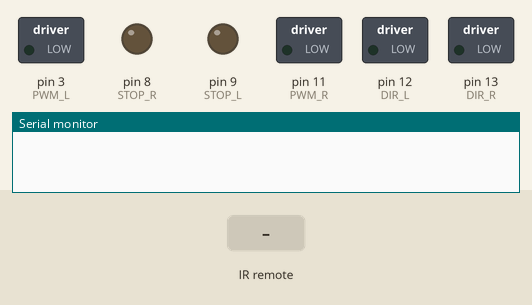
This sketch was run on a simulated Arduino Uno, built with avr-gcc and run on an emulated ATmega328P. On the bench: switched loads named in the sketch (green lamp = pin HIGH), output pins drawn as LEDs (lit = HIGH), the last lines printed to the serial monitor. Inputs (shaded band) come from the test bench.

Above: at 1.2 s.
1.3 s: infrared code 0xFFA25D received
At 2.0 s:
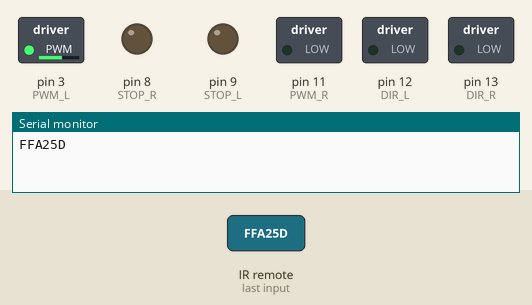
2.8 s: infrared code 0xFFE21D received
At 3.1 s:
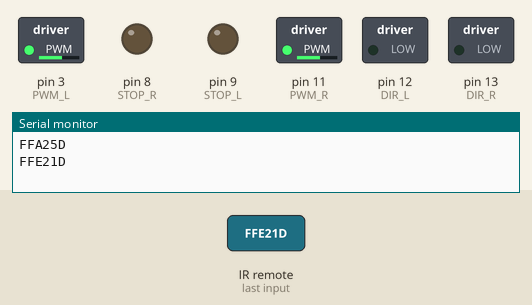
4.3 s: infrared code 0xFF22DD received
At 5.5 s:
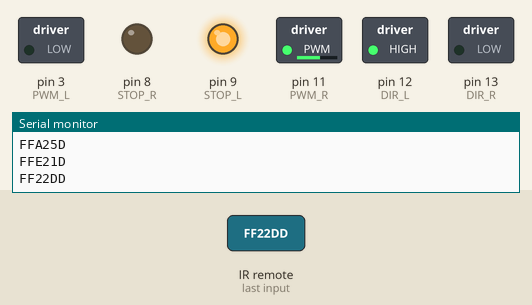
5.8 s: infrared code 0xFFC23D received
At 6.6 s:
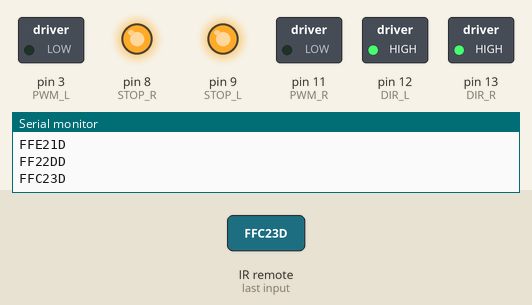
7.3 s: infrared code 0xFFE01F received
At 7.7 s:
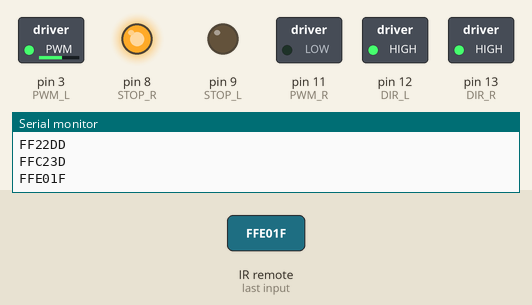
8.8 s: infrared code 0xFF906F received
At 10.1 s:
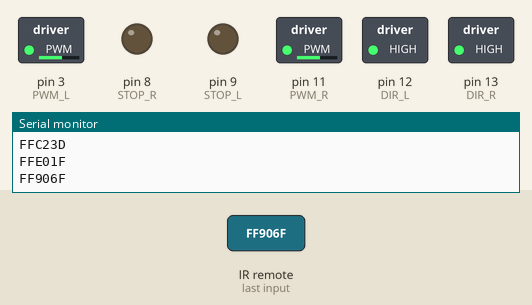
Timing chart, 0 to 11.3 s (numbered marks = the images above; inputs shaded):
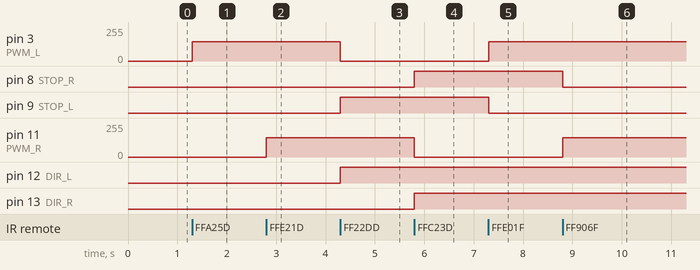

The sketch:

13e_MotorShield_pilot_IR.ino
```cpp
/********************************************************************
  MotorShield v.3

  Niebieskie złącze:
  Vin - zewnętrzne zasilanie silników 7-12V - zasila też Arduino
  GND - zewnętrzne zasilanie silników GND
  A: + - podłączenie silnika A
  B: + - podłączenie silnika B

  Sterowanie silnikami:
  12 - kierunek silnik A
  13 - kierunek silnik B
  3 - PWM silnik A
  11 - PWM silnik B
  9 - hamulec silnik A
  8 - hamules silnik B
  A0 - pomiar prądu silnik A
  A1 - pomiar prądu silnik B

*********************************************************************/
#include <IRremote.h>
#define pin_IR 7
#define DIR_L 12
#define DIR_R 13
#define PWM_L 3
#define PWM_R 11
#define STOP_L 9
#define STOP_R 8

IRrecv irrecv(pin_IR);
decode_results odczyt;

// Zmienne pomocnicze

void setup() {
  Serial.begin(9600);
  //Inicjacja odczytu kodów IR
  irrecv.enableIRIn(); // Aktywacja odczytu
  //Inicjacja potrzebnych wejść do sterowania silnikami
  pinMode(DIR_L, OUTPUT);
  pinMode(DIR_R, OUTPUT);
  pinMode(PWM_L, OUTPUT);
  pinMode(PWM_R, OUTPUT);
  pinMode(STOP_L, OUTPUT);
  pinMode(STOP_R, OUTPUT);
}

// Funkcja sterująca lewym silnikiem
void motor_L(int V) {
  // Wyłączenie hamulca
  digitalWrite(STOP_L, LOW);
  if (V > 0) {
    // Przemapowanie prędkości z zakresu 0-100 na wartości wypełnienia 100-255
    V = map(V, 0, 100, 100, 255);
    digitalWrite(DIR_L, LOW);
    analogWrite(PWM_L, V);
  } else {
    // Jeśli prędkość poniżej zera to przyjmij wartość dodatnią
    V = abs(V);
    // Przemapowanie prędkości z zakresu 0-100 na wartości wypełnienia 100-255
    V = map(V, 0, 100, 100, 255);
    digitalWrite(DIR_L, HIGH);
    analogWrite(PWM_L, V);
  }
}

// Funkcja sterująca prawym silnikiem
void motor_R(int V) {
  // Wyłączenie hamulca
  digitalWrite(STOP_R, LOW);
  if (V > 0) {
    // Przemapowanie prędkości z zakresu 0-100 na wartości wypełnienia 100-255
    V = map(V, 0, 100, 100, 255);
    digitalWrite(DIR_R, LOW);
    analogWrite(PWM_R, V);
  } else {
    // Jeśli prędkość poniżej zera to przyjmij wartość dodatnią
    V = abs(V);
    // Przemapowanie prędkości z zakresu 0-100 na wartości wypełnienia 100-255
    V = map(V, 0, 100, 100, 255);
    digitalWrite(DIR_R, HIGH);
    analogWrite(PWM_R, V);
  }
}

// Hamowanie lewym silnikiem
void stop_L(void) {
  analogWrite(PWM_L, 0);
  digitalWrite(STOP_L, HIGH);
}

// Hamowanie prawym silnikiem
void stop_R(void) {
  analogWrite(PWM_R, 0);
  digitalWrite(STOP_R, HIGH);
}

void loop() {
  //motor_L(100);
  if (irrecv.decode(&odczyt)) {
    Serial.println(odczyt.value, HEX);
    // Porównywanie wartości w HEX. Przed liczbą HEX dajemy 0x
    switch (odczyt.value) {
      case 0xFFA25D: motor_L(30); break;  // cyfra 1
      case 0xFFE21D: motor_R(30); break;  // cyfra 3
      case 0xFF22DD: motor_L(0); stop_L(); break;   // cyfra 4
      case 0xFFC23D: motor_R(0); stop_R(); break;   // cyfra 6
      case 0xFFE01F: motor_L(-30); break;  // cyfra 7
      case 0xFF906F: motor_R(-30); break;  // cyfra 9
    }
    irrecv.resume();
  }
}
```

Measured:
- after the input at 1.3 s, pin 3 (PWM_L): 0/255 → 146/255 at once
- after the input at 2.8 s, pin 11 (PWM_R): 0/255 → 146/255 at once
- after the input at 4.3 s, pin 3 (PWM_L): 146/255 → 0/255 at once; pin 9 (STOP_L), pin 12 (DIR_L): LOW → HIGH at once
- after the input at 5.8 s, pin 8 (STOP_R), pin 13 (DIR_R): LOW → HIGH at once; pin 11 (PWM_R): 146/255 → 0/255 at once
- after the input at 7.3 s, pin 3 (PWM_L): 0/255 → 146/255 at once; pin 9 (STOP_L): HIGH → LOW at once
- after the input at 8.8 s, pin 8 (STOP_R): HIGH → LOW at once; pin 11 (PWM_R): 0/255 → 146/255 at once
